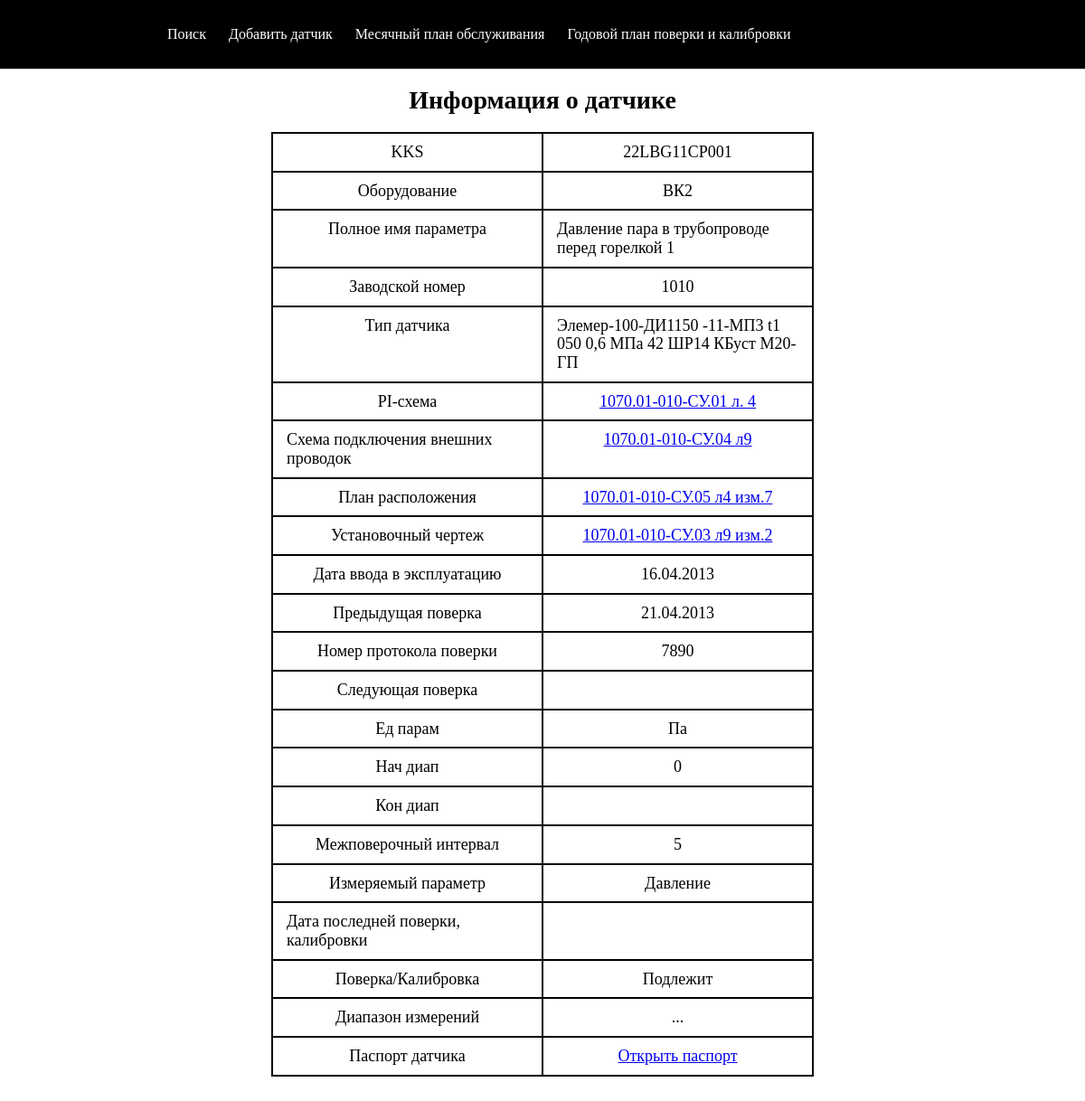
Page /pages/cardsensor.php?id=2 on the earlier database version.
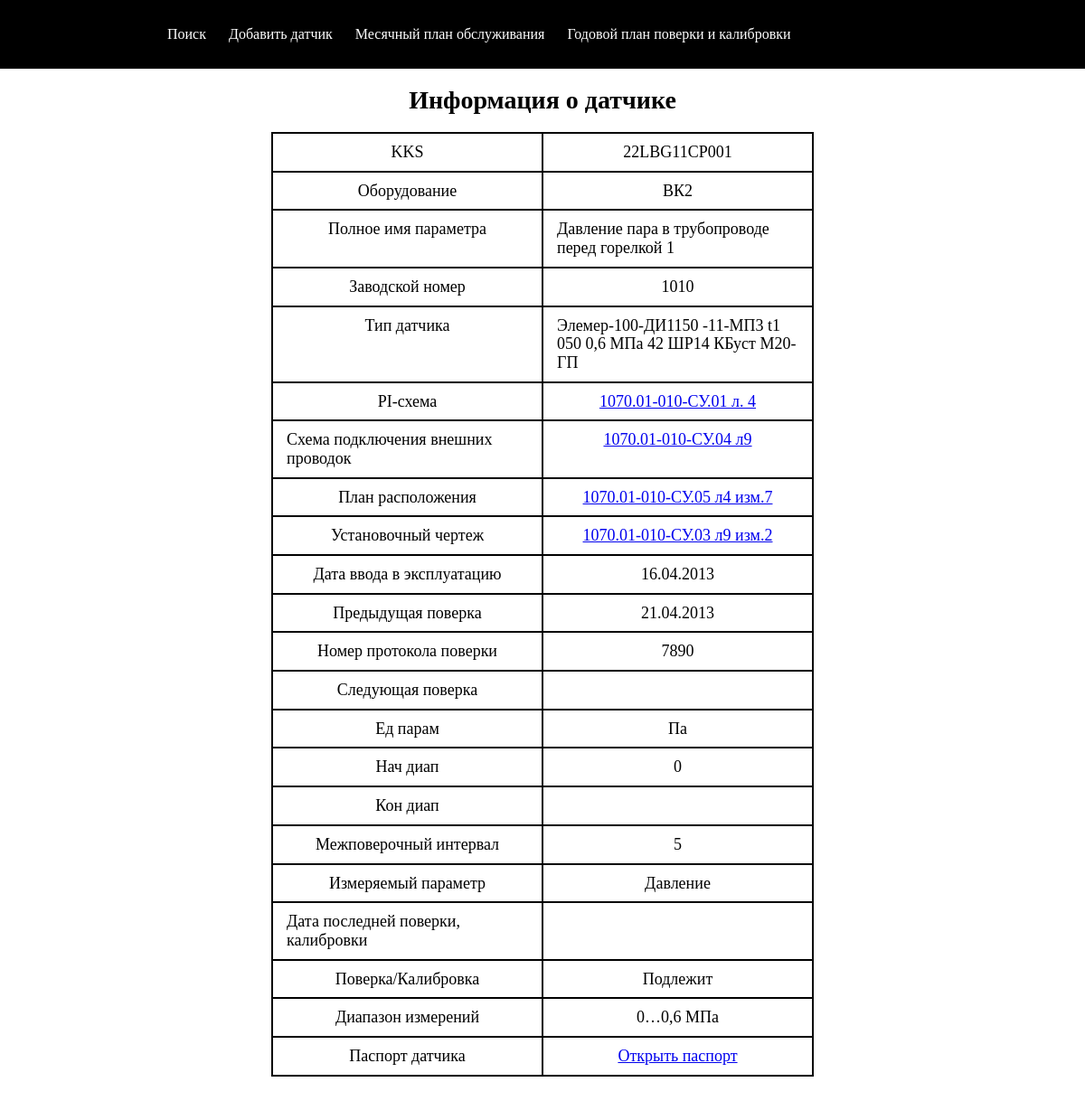
Same page on the later database version.
### tables this page shows
CREATE TABLE `detector` (
  `id` int(11) NOT NULL,
  `KKS` varchar(50) DEFAULT 'Параметр не задан' COMMENT 'Код KKS датчика',
  `installation` varchar(50) DEFAULT NULL COMMENT 'Оборудование',
  `Parameter name` varchar(50) DEFAULT NULL COMMENT 'Полное имя параметра',
  `Factory number` varchar(50) DEFAULT 'Параметр не задан' COMMENT 'Зав Номер',
  `Sensor type` varchar(250) DEFAULT 'Параметр не задан' COMMENT 'Тип датчика',
  `PI scheme` varchar(250) DEFAULT 'Параметр не задан' COMMENT 'ПИ-схема',
  `External wiring diagram` varchar(250) DEFAULT 'Параметр не задан' COMMENT 'Схема подключения внешних проводок',
  `layout plan` varchar(250) DEFAULT 'Параметр не задан' COMMENT 'План расположения',
  `Installation drawing` varchar(250) DEFAULT 'Параметр не задан' COMMENT 'Установочный чертеж',
  `Commissioning date` varchar(250) DEFAULT 'Параметр не задан' COMMENT 'Дата ввода в эксплуатацию',
  `Previous calibration` varchar(250) DEFAULT 'Параметр не задан' COMMENT 'Предыдущая поверка',
  `Verification Protocol Number` varchar(250) DEFAULT 'Параметр не задан' COMMENT 'Номер протокола поверки',
  ` Next verification` varchar(250) DEFAULT 'Параметр не задан' COMMENT 'Следующая поверка',
  `Unit parameter` varchar(50) DEFAULT 'Параметр не задан' COMMENT 'Ед парам',
  `Beginning of range` varchar(50) DEFAULT 'Параметр не задан' COMMENT 'Нач диап',
  `End of range` varchar(50) DEFAULT 'Параметр не задан' COMMENT 'Кон диап',
  `Intertesting interval` varchar(50) DEFAULT 'Параметр не задан' COMMENT 'Межповерочный интервал',
  `Measured parameter` varchar(50) DEFAULT 'Параметр не задан' COMMENT 'Измеряемый параметр',
  `Date of the last calibration check` varchar(50) DEFAULT 'Параметр не задан' COMMENT 'Дата последней поверки, калибровки',
  `Verification/Calibration` varchar(50) DEFAULT 'Параметр не задан' COMMENT 'Поверка/Калибровка',
  `Measuring range` varchar(50) DEFAULT 'Параметр не задан' COMMENT 'Диапазон измерений',
  `Класс точности` varchar(250) NOT NULL
);

### pages/cardsensor.php (the view, shortened to what this page needs)
<!DOCTYPE html>
<html lang="ru">
<head>
    <link rel="stylesheet" href="../css/normalize.css">
		<link rel="stylesheet" href="../css/cardsensor.css">
</head>
<body>
    <header class = "header" id = "header">
		<div class="wrap-header">
			<nav class = "navigation">
			<ul class="menu">
				<li><a href="search.php">Поиск</a></li>
				<li><a href="addsensor.php">Добавить датчик</a></li>
				<li><a href="#">Месячный план обслуживания</a></li>
				<li><a href="#">Годовой план поверки и калибровки</a></li>
  			</ul>
			</nav>
			<div class = "notifications">
				<div class = "icon-notifications" tabindex = "0"></div>
			</div>
		</div>
	</header>
	<?php
		require_once "../php/connection.php";
		$id = $_GET['id'];
		$count = mysqli_query($connection, "SELECT * FROM `detector` WHERE `id` = '$id' ");
		while ($name =  mysqli_fetch_assoc($count)) {
		?>
    <section class = "info_sensor">
		<div class="wrap-info_sensor">
			<h1>Информация о датчике</h1>
			<div class="table">
				<div>KKS</div>
				<div> <?php echo $name['KKS'] ?> </div>
				<div>Оборудование</div>
				<div><?php echo $name['installation'] ?></div>
				<div>Полное имя параметра</div>
				<div><?php echo $name['Parameter name'] ?></div>
				<div>Заводской номер</div>
				<div><?php echo $name['Factory number'] ?></div>
				<div>Тип датчика</div>
				<div><?php echo $name['Sensor type'] ?></div>
				<div>PI-схема</div>
				<div><?php echo '<a href = "../test.pdf">' . $name['PI scheme'] . '</a>' ?></div>
				<div>Схема подключения внешних проводок</div>
				<div><?php echo '<a href = "../test.pdf">' . $name['External wiring diagram'] . '</a>' ?></div>
				<div>План расположения</div>
				<div><?php echo '<a href = "../test.pdf">' . $name['layout plan'] . '</a>' ?></div>
				<div>Установочный чертеж</div>
				<div><?php echo '<a href = "../test.pdf">' . $name['Installation drawing'] . '</a>' ?></div>
				<div>Дата ввода в эксплуатацию</div>
				<div><?php echo $name['Commissioning date'] ?></div>
				<div>Предыдущая поверка</div>
				<div><?php echo $name['Previous calibration'] ?></div>
				<div>Номер протокола поверки</div>
				<div><?php echo $name['Verification Protocol Number'] ?></div>
				<div>Следующая поверка</div>
				<div><?php echo $name['Next verification'] ?></div>
				<div>Ед парам</div>
				<div><?php echo $name['Unit parameter'] ?></div>
				<div>Нач диап</div>
				<div><?php echo $name['Beginning of range'] ?></div>
				<div>Кон диап</div>
				<div><?php echo $name['End of range'] ?></div>
				<div>Межповерочный интервал</div>
				<div><?php echo $name['Intertesting interval'] ?></div>
				<div>Измеряемый параметр</div>
				<div><?php echo $name['Measured parameter'] ?></div>
				<div>Дата последней поверки, калибровки</div>
				<div><?php echo $name['Date of the last calibration check'] ?></div>
				<div>Поверка/Калибровка</div>
				<div><?php echo $name['Verification/Calibration'] ?></div>
				<div>Диапазон измерений</div>
				<div><?php echo $name['Measuring range'] ?></div>
				<div>Паспорт датчика</div>
				<div><?php echo '<a href = "password.php?id=' . $name['id'] . '">Открыть паспорт</a>' ?></div>
			</div>
		</div>
	</section>
	<?php
		}
	?>
</body>
</html>

Differences in the rows shown:
changed detector "22LBG11CP001": Measuring range "..." → "0…0,6 МПа"
